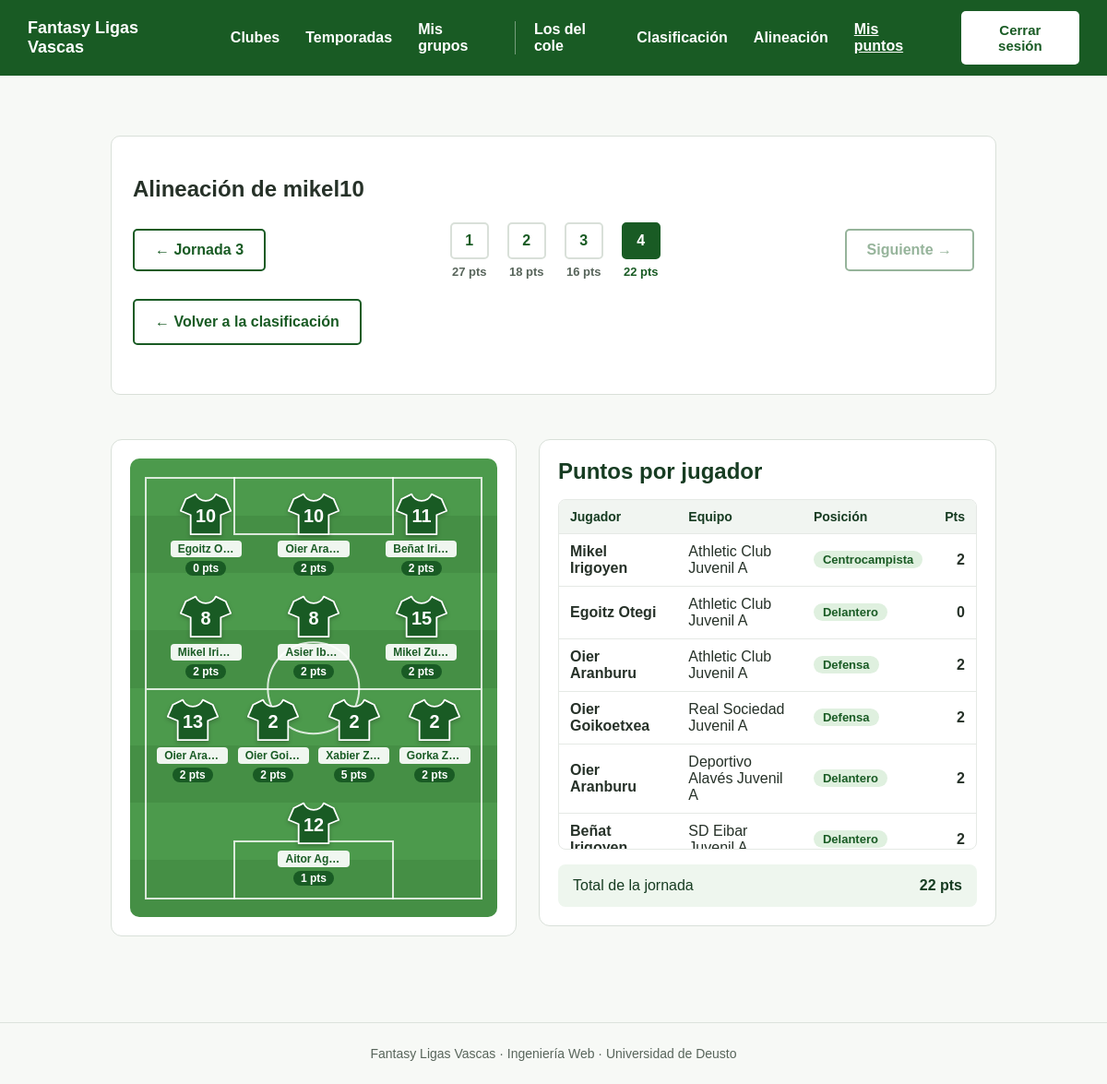
The app's page /grupos/membresia/1/puntos/ (signed in), older data.
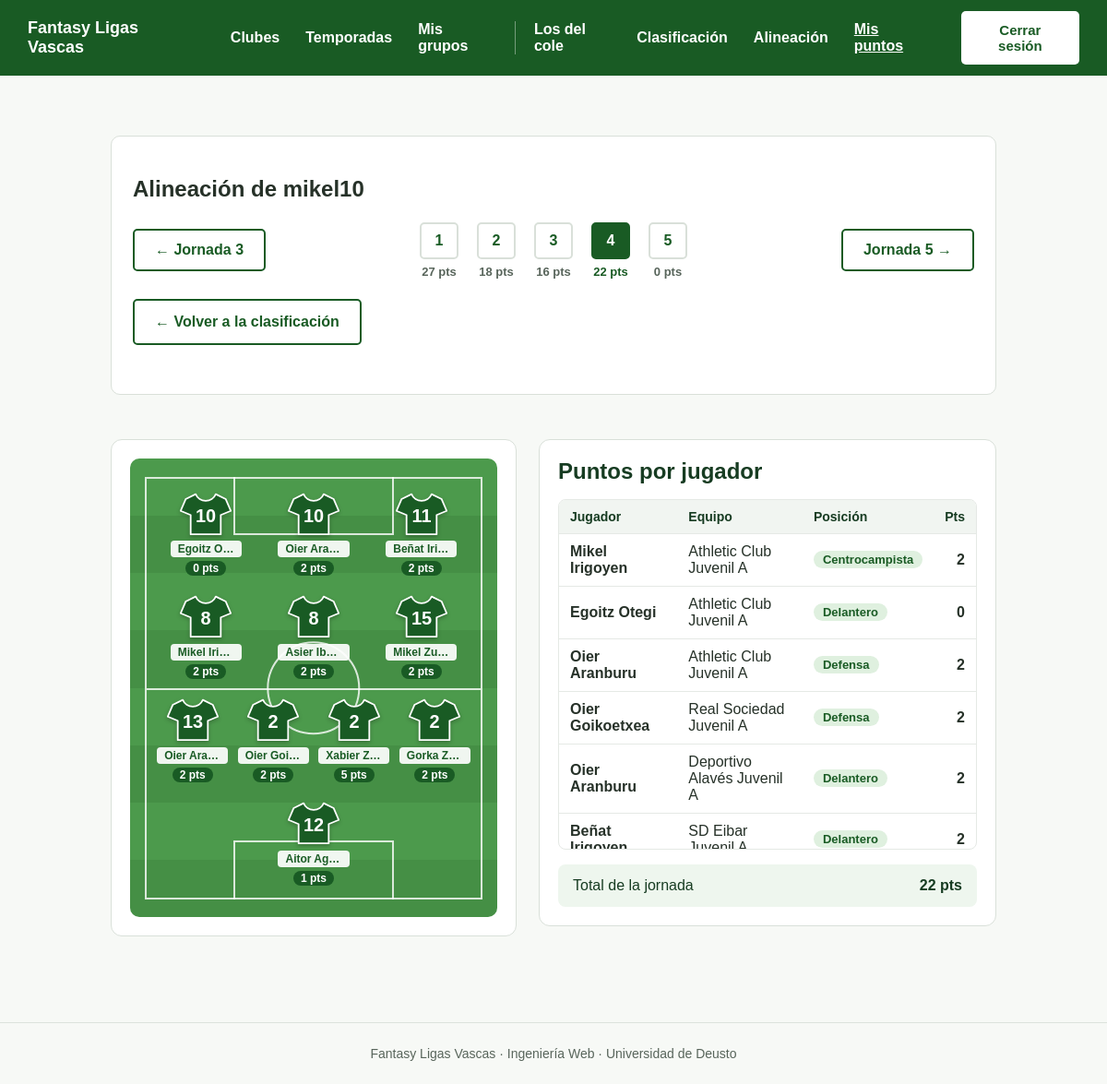
The same page, newer data.
### fantasy/models.py (models this page shows, shortened)
class Alineacion(models.Model):
    membresia = models.ForeignKey(Membresia, on_delete=models.CASCADE, related_name="alineaciones")
    jornada = models.ForeignKey(Jornada, on_delete=models.CASCADE, related_name="alineaciones")
    jugadores = models.ManyToManyField("Jugador", blank=True, related_name="elegido_en")
    puntos = models.IntegerField(default=0)
    class Meta:
        verbose_name = "Alineación"
        verbose_name_plural = "Alineaciones"
        constraints = [
            models.UniqueConstraint(
                fields=["membresia", "jornada"],
                name="una_alineacion_por_membresia_y_jornada"
            )
        ]

class Jornada(models.Model):
    liga = models.ForeignKey(
        "Liga", on_delete=models.CASCADE, related_name="jornadas",
    )
    numero = models.PositiveSmallIntegerField()
    fecha_inicio = models.DateField()
    fecha_fin = models.DateField()
    class Meta:
        verbose_name = "Jornada"
        verbose_name_plural = "Jornadas"
        constraints = [
            models.UniqueConstraint(fields=["liga", "numero"], name="jornada_unica_por_liga"),
        ]

class Jugador(models.Model):
    class Posicion(models.TextChoices):
        PORTERO = "POR", "Portero"
        DEFENSA = "DEF", "Defensa"
        CENTROCAMPISTA = "MED", "Centrocampista"
        DELANTERO = "DEL", "Delantero"
    nombre = models.CharField(max_length=100)
    posicion = models.CharField(max_length=3, choices=Posicion.choices)
    dorsal = models.PositiveSmallIntegerField(null=True, blank=True)
    equipo = models.ForeignKey(Equipo, on_delete=models.PROTECT, related_name="jugadores")
    class Meta:
        verbose_name = "Jugador"
        verbose_name_plural = "Jugadores"
        constraints = [
            models.UniqueConstraint(fields=["equipo", "dorsal"], name="dorsal_unico_por_equipo"),
        ]

class Equipo(models.Model):
    nombre = models.CharField(max_length=100) # He borrado el unique true, porque un nuestra base de datos Athletic 2022/2023 es distinto de Athletic 2023/2024
    ciudad = models.CharField(max_length=100)
    descripcion = models.CharField(max_length=300)
    liga = models.ForeignKey(Liga, on_delete=models.SET_NULL, related_name="equipos",null=True,blank=True) # Si se elimina la liga el equipo sigue existiendo
    club = models.ForeignKey(Club,on_delete=models.CASCADE,related_name="equipos",null=True,blank=True)
    class Meta: # Para visualizar el nombre en singular y plural del modelo en ADMIN
        verbose_name = "Equipo"
        verbose_name_plural = "Equipos"
        constraints = [ models.UniqueConstraint(
            fields = ["nombre", "liga"],
            name =  "equipo_unico_por_liga"
        ),
        ]

class Membresia(models.Model):
    usuario = models.ForeignKey(Usuario, on_delete=models.CASCADE, related_name="membresias")
    grupo = models.ForeignKey(Grupo, on_delete=models.CASCADE, related_name="membresias")
    fecha_alta = models.DateField(auto_now_add=True)
    puntos = models.IntegerField(default=0)
    class Meta:
        verbose_name = "Membresia"
        verbose_name_plural = "Membresias"
        ordering = ["-puntos"]
        constraints = [
            models.UniqueConstraint(
                fields=["usuario", "grupo"],
                name="un_usuario_una_membresia_por_grupo"),
        ]

class Usuario(AbstractUser):
    email = models.EmailField(unique=True)
    alias = models.CharField(max_length=30, unique=True)
    USERNAME_FIELD = "email"
    REQUIRED_FIELDS = ["username", "alias"]
    class Meta:
        verbose_name = "Usuario"
        verbose_name_plural = "Usuarios"

### fantasy/views.py (the view)
# urls.py: path("grupos/membresia/<int:pk>/puntos/", views.lista_puntos, name="lista_puntos"),
@login_required
def lista_puntos(request, pk, jornada_pk=None):
    membresia = get_object_or_404(
        Membresia.objects.select_related("usuario", "grupo"),
        pk=pk
    )
    if not membresia.grupo.membresias.filter(usuario=request.user).exists():
        return redirect("unirse_grupo")
    request.session["grupo_activo_id"] = membresia.grupo.pk
    todas = list(
        membresia.alineaciones
        .select_related("membresia__usuario", "membresia__grupo", "jornada")
        .order_by("jornada__numero")
    )
    if not todas:
        messages.error(request, "Este usuario aún no tiene jornadas puntuadas.")
        return redirect("clasificacion", pk=membresia.grupo.pk)
    if jornada_pk is None:
        con_puntos = [a for a in todas if a.puntos > 0]
        alineacion = (con_puntos or todas)[-1]
    else:
        alineacion = next((a for a in todas if a.jornada_id == jornada_pk), None)
        if alineacion is None:
            raise Http404("Esa jornada no tiene alineación.")
    indice = todas.index(alineacion)
    anterior = todas[indice - 1] if indice > 0 else None
    siguiente = todas[indice + 1] if indice < len(todas) - 1 else None
    stats = EstadisticaPartido.objects.filter(
        jugador__in=alineacion.jugadores.all(),
        partido__jornada=alineacion.jornada
    )
    puntos_por_jugador = {}
    for stat in stats:
        puntos_por_jugador[stat.jugador_id] = puntos_por_jugador.get(stat.jugador_id, 0) + stat.puntos
    jugadores_con_puntos = [
        {
            "jugador": jugador,
            "puntos": puntos_por_jugador.get(jugador.id, 0)
        }
        for jugador in alineacion.jugadores.select_related("equipo").all()
    ]
    return render(request, "fantasy/grupos/lista_puntos.html", {
        "alineacion": alineacion,
        "jugadores_con_puntos": jugadores_con_puntos,
        "jornadas": todas,
        "anterior": anterior,
        "siguiente": siguiente,
    })

### fantasy/context_processors.py (called while the page is built)
def grupo_activo(request):
    if not request.user.is_authenticated:
        return {}
    match = request.resolver_match
    if match is None or match.url_name not in URLS_DE_GRUPO:
        return {}
    grupo_id = request.session.get("grupo_activo_id")
    if not grupo_id:
        return {}
    membresia = (
        Membresia.objects
        .filter(usuario=request.user, grupo_id=grupo_id)
        .select_related("grupo")
        .first()
    )
    if membresia is None:
        return {}
    return {"grupo_activo": membresia.grupo, "membresia_activa": membresia}

### fantasy/templates/fantasy/grupos/lista_puntos.html (shortened to what the changed rows need)
{% extends "fantasy/base.html" %}
{% block content %}
<div class="container">
    <section class="section">
        <div class="card">
            <h1>Alineación de {{ alineacion.membresia.usuario.alias }}</h1>
            <nav class="jornadas-nav" aria-label="Navegar entre jornadas">
                {% if anterior %}
                    <a href="{% url 'lista_puntos' alineacion.membresia.pk anterior.jornada.pk %}" class="boton boton-sec">
                        ← Jornada {{ anterior.jornada.numero }}
                    </a>
                {% else %}
                    <span class="boton boton-sec boton-desactivado">← Anterior</span>
                {% endif %}
                <div class="jornadas-lista">
                    {% for a in jornadas %}
                        <a href="{% url 'lista_puntos' alineacion.membresia.pk a.jornada.pk %}"
                           class="jornada-item{% if a.pk == alineacion.pk %} activa{% endif %}"
                           {% if a.pk == alineacion.pk %}aria-current="page"{% endif %}>
                            <span class="jornada-chip">{{ a.jornada.numero }}</span>
                            <span class="jornada-pts">{{ a.puntos }} pts</span>
                        </a>
                    {% endfor %}
                </div>
                {% if siguiente %}
                    <a href="{% url 'lista_puntos' alineacion.membresia.pk siguiente.jornada.pk %}" class="boton boton-sec">
                        Jornada {{ siguiente.jornada.numero }} →
                    </a>
                {% else %}
                    <span class="boton boton-sec boton-desactivado">Siguiente →</span>
                {% endif %}
            </nav>
            <div class="acciones">
                <a href="{% url 'clasificacion' alineacion.membresia.grupo.pk %}" class="btn-secondary">
                </a>
            </div>
        </div>
    </section>
    <section class="section">
        {% if jugadores_con_puntos %}
        <div class="al-grid">
            <div class="al-card">
                <div class="al-campo">
                    <div class="al-lineas" aria-hidden="true">
                        <div class="al-centro"></div>
                        <div class="al-area arriba"></div>
                        <div class="al-area abajo"></div>
                    </div>
                    <div class="al-filas">
                        <div class="al-fila">
                            {% for item in jugadores_con_puntos %}{% if item.jugador.posicion == "DEL" %}
                                <div class="al-hueco lleno solo-ver" title="{{ item.jugador.nombre }}">
                                    <svg viewBox="0 0 64 56" class="al-camiseta" aria-hidden="true">
                                        <path d="M20 4 L8 10 L2 24 L14 29 L14 52 L50 52 L50 29 L62 24 L56 10 L44 4 C42 9 37 12 32 12 C27 12 22 9 20 4 Z" stroke-width="2" stroke-linejoin="round"/>
                                        <text x="32" y="38" text-anchor="middle" font-size="22" font-weight="700">{{ item.jugador.dorsal|default_if_none:"•" }}</text>
                                    </svg>
                                    <span class="al-etiqueta">{{ item.jugador.nombre }}</span>
                                    <span class="al-puntos">{{ item.puntos }} pts</span>
                                </div>
                            {% endif %}{% endfor %}
                        </div>
                        <div class="al-fila">
                            {% for item in jugadores_con_puntos %}{% if item.jugador.posicion == "MED" %}
                                <div class="al-hueco lleno solo-ver" title="{{ item.jugador.nombre }}">
                                    <svg viewBox="0 0 64 56" class="al-camiseta" aria-hidden="true">
                                        <path d="M20 4 L8 10 L2 24 L14 29 L14 52 L50 52 L50 29 L62 24 L56 10 L44 4 C42 9 37 12 32 12 C27 12 22 9 20 4 Z" stroke-width="2" stroke-linejoin="round"/>
                                        <text x="32" y="38" text-anchor="middle" font-size="22" font-weight="700">{{ item.jugador.dorsal|default_if_none:"•" }}</text>
                                    </svg>
                                    <span class="al-etiqueta">{{ item.jugador.nombre }}</span>
                                    <span class="al-puntos">{{ item.puntos }} pts</span>
                                </div>
                            {% endif %}{% endfor %}
                        </div>
                        <div class="al-fila">
                            {% for item in jugadores_con_puntos %}{% if item.jugador.posicion == "DEF" %}
                                <div class="al-hueco lleno solo-ver" title="{{ item.jugador.nombre }}">
                                    <svg viewBox="0 0 64 56" class="al-camiseta" aria-hidden="true">
                                        <path d="M20 4 L8 10 L2 24 L14 29 L14 52 L50 52 L50 29 L62 24 L56 10 L44 4 C42 9 37 12 32 12 C27 12 22 9 20 4 Z" stroke-width="2" stroke-linejoin="round"/>
                                        <text x="32" y="38" text-anchor="middle" font-size="22" font-weight="700">{{ item.jugador.dorsal|default_if_none:"•" }}</text>
                                    </svg>
                                    <span class="al-etiqueta">{{ item.jugador.nombre }}</span>
                                    <span class="al-puntos">{{ item.puntos }} pts</span>
                                </div>
                            {% endif %}{% endfor %}
                        </div>
                        <div class="al-fila">
                            {% for item in jugadores_con_puntos %}{% if item.jugador.posicion == "POR" %}
                                <div class="al-hueco lleno solo-ver" title="{{ item.jugador.nombre }}">
                                    <svg viewBox="0 0 64 56" class="al-camiseta" aria-hidden="true">
                                        <path d="M20 4 L8 10 L2 24 L14 29 L14 52 L50 52 L50 29 L62 24 L56 10 L44 4 C42 9 37 12 32 12 C27 12 22 9 20 4 Z" stroke-width="2" stroke-linejoin="round"/>
                                        <text x="32" y="38" text-anchor="middle" font-size="22" font-weight="700">{{ item.jugador.dorsal|default_if_none:"•" }}</text>
                                    </svg>
                                    <span class="al-etiqueta">{{ item.jugador.nombre }}</span>
                                    <span class="al-puntos">{{ item.puntos }} pts</span>
                                </div>
                            {% endif %}{% endfor %}
                        </div>
                    </div>
                </div>
            </div>
            <div class="al-card">
                <h2>Puntos por jugador</h2>
                <div class="al-scroll">
                    <table class="al-tabla">
                        <thead>
                            <tr>
                                <th scope="col">Jugador</th>
                                <th scope="col">Equipo</th>
                                <th scope="col">Posición</th>
                                <th scope="col" class="al-num">Pts</th>
                            </tr>
                        </thead>
                        <tbody>
                            {% for item in jugadores_con_puntos %}
                                <tr>
                                    <td><strong>{{ item.jugador.nombre }}</strong></td>
                                    <td>{{ item.jugador.equipo.nombre }}</td>
                                    <td><span class="al-pos">{{ item.jugador.get_posicion_display }}</span></td>
                                    <td class="al-num"><strong>{{ item.puntos }}</strong></td>
                                </tr>
                            {% endfor %}
                        </tbody>
                    </table>
                </div>
                <div class="al-pie">
                    <div>Total de la jornada</div>
                    <strong>{{ alineacion.puntos }} pts</strong>
                </div>
            </div>
        </div>
        {% else %}
            <p class="vacio">No había jugadores en esta alineación.</p>
        {% endif %}
    </section>
</div>
{% endblock %}

Row changes from the older to the newer data that the page shows:
added Alineacion: jornada.numero "5", puntos "0"
Text that changed along with them:
text no longer shown: "Siguiente →"
text now shown: "Jornada →"
